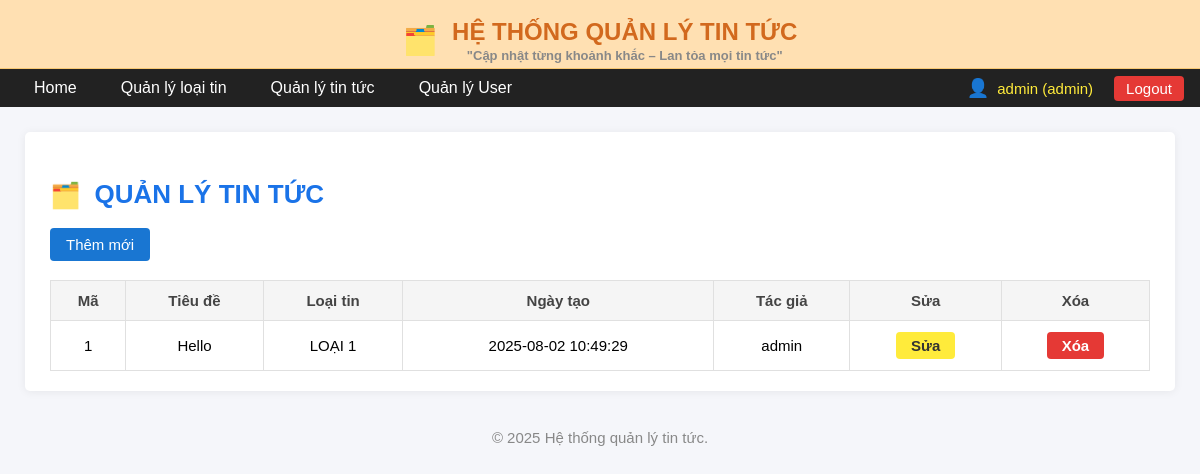
The page /quanlytin.php (signed in) on the database its author committed.
### tables this page shows
CREATE TABLE `baiviet` (
  `id` int(11) NOT NULL,
  `tieude` varchar(255) NOT NULL,
  `noidung` text NOT NULL,
  `loaitin_id` int(11) NOT NULL,
  `ngaytao` datetime DEFAULT current_timestamp(),
  `tacgia` varchar(100) DEFAULT NULL
);

CREATE TABLE `loaitin` (
  `id` int(11) NOT NULL,
  `tenloai` varchar(255) NOT NULL,
  `trangthai` tinyint(1) DEFAULT 1
);

### quanlytin.php (the view, shortened to what this page needs)
<?php
include 'connect.php';
$user = isset($_SESSION['user']) ? $_SESSION['user'] : ["role" => "viewer", "username" => "Khách"];
$result = $conn->query("SELECT b.*, l.tenloai FROM baiviet b JOIN loaitin l ON b.loaitin_id=l.id ORDER BY b.id DESC");
$baiviet = [];
if ($result) {
    $baiviet = $result->fetch_all(MYSQLI_ASSOC);
}
?>
<!DOCTYPE html>
<html lang="vi">
<head>
</head>
<body>
    <div class="header-top">
        <span class="icon">🗂️</span>
        <div class="header-top-title">
            HỆ THỐNG QUẢN LÝ TIN TỨC
            <span class="header-top-desc">"Cập nhật từng khoảnh khắc – Lan tỏa mọi tin tức"</span>
        </div>
    </div>
    <nav class="navbar">
        <a href="index.php" class="nav-link">Home</a>
        <a href="quanlyloaitin.php" class="nav-link">Quản lý loại tin</a>
        <a href="quanlytin.php" class="nav-link">Quản lý tin tức</a>
        <a href="quanlyuser.php" class="nav-link">Quản lý User</a>
        <div class="navbar-user">
            <span class="user-icon">👤</span>
            <span class="user-name"><?= htmlspecialchars($user['username']) ?> (<?= htmlspecialchars($user['role']) ?>)</span>
            <a href="logout.php" class="logout-link">Logout</a>
        </div>
    </nav>
    <div class="main-content">
        <h2><span class="title-icon">🗂️</span> QUẢN LÝ TIN TỨC</h2>
        <button class="add-btn" id="btnShowAddModal">Thêm mới</button>
        <table>
            <thead>
                <tr>
                    <th>Mã</th>
                    <th>Tiêu đề</th>
                    <th>Loại tin</th>
                    <th>Ngày tạo</th>
                    <th>Tác giả</th>
                    <th>Sửa</th>
                    <th>Xóa</th>
                </tr>
            </thead>
            <tbody id="baivietTable">
                <?php foreach($baiviet as $bv): ?>
                <tr data-id="<?= $bv['id'] ?>">
                    <td><?= $bv['id'] ?></td>
                    <td><?= htmlspecialchars($bv['tieude']) ?></td>
                    <td><?= htmlspecialchars($bv['tenloai']) ?></td>
                    <td><?= $bv['ngaytao'] ?></td>
                    <td><?= htmlspecialchars($bv['tacgia']) ?></td>
                    <td><button class="btn-sua btn-edit" data-id="<?= $bv['id'] ?>">Sửa</button></td>
                    <td><button class="btn-xoa btn-delete" data-id="<?= $bv['id'] ?>">Xóa</button></td>
                </tr>
                <?php endforeach; ?>
            </tbody>
        </table>
    </div>
    <div class="footer">© 2025 Hệ thống quản lý tin tức.</div>
</body>
</html>

### quanlytin.php (style rules this page uses)
body { font-family: Arial, sans-serif; background: #f5f6fa; margin: 0; }
.header-top { background: #ffe0b2; padding: 18px 0 5px 0; text-align: center; border-bottom: 1px solid #f7c873; }
.header-top .icon { display: inline-block; vertical-align: middle; font-size: 28px; margin-right: 10px; }
.header-top-title { display: inline-block; font-size: 24px; color: #d2691e; font-weight: bold; vertical-align: middle; }
.header-top-desc { display: block; font-size: 13px; color: #888; margin-top: 2px; }
.navbar { background: #222; min-height: 38px; display: flex; align-items: center; gap: 8px; justify-content: flex-start; position: relative; padding: 0px 16px; }
.nav-link { color: #fff; text-decoration: none; padding: 0 18px; line-height: 38px; display: inline-block; font-size: 16px; transition: background 0.2s; }
.navbar-user { margin-left: auto; display: flex; align-items: center; gap: 8px; color: #ffeb3b; font-size: 15px; }
.user-icon { font-size: 18px; color: #ffeb3b; }
.user-name { color: #ffeb3b; margin-right: 8px; }
.logout-link { color: #fff; background: #e53935; border-radius: 4px; padding: 4px 12px; text-decoration: none; font-size: 15px; margin-left: 5px; transition: background 0.2s; }
.main-content { max-width: 1100px; margin: 25px auto 0 auto; background: #fff; box-shadow: 0 1px 10px #0001; border-radius: 5px; padding: 25px 25px 20px 25px; }
.main-content h2 { font-size: 26px; color: #1a73e8; margin-bottom: 18px; }
.title-icon { font-size: 25px; color: #fbc02d; margin-right: 6px; vertical-align: middle; }
.add-btn { background: #1976d2; color: #fff; padding: 8px 16px; border: none; border-radius: 4px; font-size: 15px; cursor: pointer; margin-bottom: 13px; }
table { width: 100%; border-collapse: collapse; margin-top: 6px; background: #fff; }
th, td { border: 1px solid #e0e0e0; padding: 11px 8px; text-align: center; font-size: 15px; }
th { background: #f5f5f5; color: #444; }
.btn-sua { background: #ffeb3b; color: #333; border: none; border-radius: 4px; padding: 5px 15px; cursor: pointer; font-size: 15px; font-weight: bold; }
.btn-xoa { background: #e53935; color: #fff; border: none; border-radius: 4px; padding: 5px 15px; cursor: pointer; font-size: 15px; font-weight: bold; }
.footer { margin-top: 38px; text-align: center; color: #888; font-size: 15px; }

### rows shown on the page
baiviet: tacgia "admin", id "1", tieude "Hello", loaitin.tenloai "LOẠI 1", ngaytao "2025-08-02 10:49:29"
